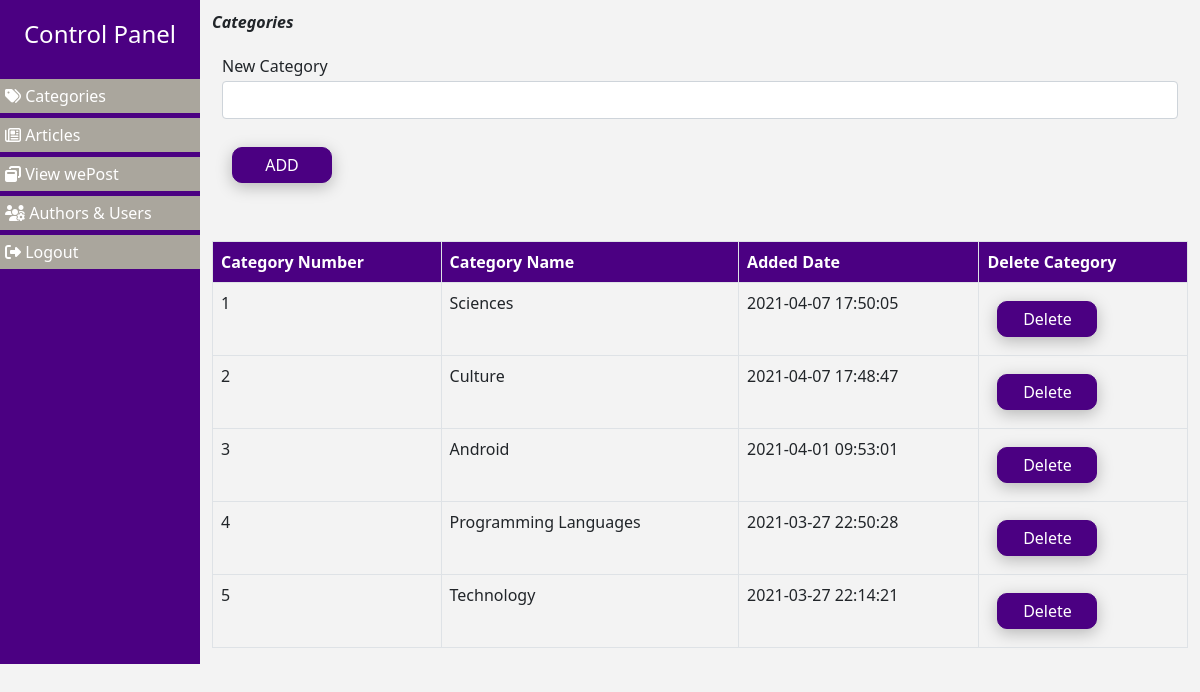
Screenshot of /categories.php (signed in) with the database file from the repository.
### tables this page shows
CREATE TABLE `categories` (
  `id` int(11) NOT NULL,
  `categoryName` varchar(100) NOT NULL,
  `categoryDate` datetime NOT NULL DEFAULT current_timestamp()
);

### categories.php (the view, shortened to what this page needs)
<?php
    include ('include/connection.php');
    include ('include/header.php');
    if(!isset($_SESSION['id'])) {
        echo "<div class='alert alert-danger'>" . "You need authentication to get to this page! ..." . "</div>";
        header('REFRESH:3;URL=login.php');
    }
    else{
?>
<div class="content">
    <div class="container-fluid">
        <div class="row">
            <div class="col-md-2" id="side-area">
                <h4>Control Panel</h4>
                <ul>
                    <li>
                        <a href="categories.php">
                            <span><i class="fas fa-tags"></i></span>
                            <span>Categories</span>
                        </a>
                    </li>
                    <li data-bs-toggle="collapse" data-bs-target="#menu">
                        <a href="#">
                            <span><i class="far fa-newspaper"></i></span>
                            <span>Articles</span>
                        </a>
                    </li>
                    <li>
                        <a href="indexADM.php" target="_blank">
                            <span><i class="fas fa-window-restore"></i></span>
                            <span>View wePost</span>
                        </a>
                    </li>
                    <li data-bs-toggle="collapse" data-bs-target="#menu1">
                        <a href="#">
                            <span><i class="fas fa-users-cog"></i></span>
                            <span>Authors & Users</span>
                        </a>
                    </li>
                    <li>
                        <a href="logout.php">
                            <span><i class="fas fa-sign-out-alt"></i></span>
                            <span>Logout</span>
                        </a>
                    </li>
                </ul>
            </div>
            <div class="col-md-10" id="main-aria">
                <label><b><i>Categories</i></b></label>
                <div class="add-category">
                    <form action="<?php $_SERVER['PHP_SELF']; ?>" method="post">
                        <div class="new">
                            <label for="category">New Category</label>
                            <input type="text" name="category" class="form-control">
                        </div>
                        <button class="btn-custom" name="add">ADD</button>
                    </form>
                </div>
                <div class="display-cat mt-5">
                    <table class="table table-bordered">
                        <tr>
                            <th>Category Number</th>
                            <th>Category Name</th>
                            <th>Added Date</th>
                            <th>Delete Category</th>
                        </tr>
                        <?php
                        $query = "SELECT * FROM categories ORDER BY id DESC";
                        $res = mysqli_query($conn,$query);
                        $n = 0;
                        while ($row = mysqli_fetch_assoc($res)){
                            $n++;
                            ?>
                            <tr>
                                <td><?php echo $n; ?></td>
                                <td><?php echo $row['categoryName']; ?></td>
                                <td><?php echo $row['categoryDate']; ?></td>
                                <td><a href="categories.php?id=<?php echo $row['id']; ?>"><button class="btn-custom">Delete</button></a></td>
                            </tr>
                           <?php
                        }
                        ?>
                    </table>
                </div>
            </div>
        </div>
    </div>
</div>
<?php
    }
?>
<?php
   include ('include/footer.php');
?>

### css/dashboard.css (style rules this page uses)
:root { --first-color:#4B0082; --second-color:#aaa69d; }
a,a:hover { text-decoration: none; }
body { background: #f3f3f3; }
#side-area { background: var(--first-color); color: #FFFFFF; padding: 20px 0; }
#side-area h4 { text-align: center; }
#side-area ul { margin: 30px 0; list-style: none; padding: 0; }
#side-area ul li { background: var(--second-color); margin-bottom: 5px; padding: 5px; }
#side-area ul li a { color: #FFFFFF; }
#main-aria { margin-top: 10px; }
.add-category { margin: 10px; }
.add-category label { margin-top: 10px; margin-bottom: 3px; }
.add-category .new { margin-bottom: 18px; }
.btn-custom { background: var(--first-color); color: #FFFFFF; cursor: default; border: 1px solid var(--first-color); padding: 5px 10px; width: 100px; border-radius: 10px; box-shadow: 0 4px 16px rgba(0,0,0,.25); margin: 10px; }
.display-cat table tr:first-child { background: var(--first-color); color: #FFFFFF; }

### rows the page displays
categories: categoryName "Sciences", categoryDate "2021-04-07 17:50:05"
categories: categoryName "Culture", categoryDate "2021-04-07 17:48:47"
categories: categoryName "Android", categoryDate "2021-04-01 09:53:01"
categories: categoryName "Programming Languages", categoryDate "2021-03-27 22:50:28"
categories: categoryName "Technology", categoryDate "2021-03-27 22:14:21"
